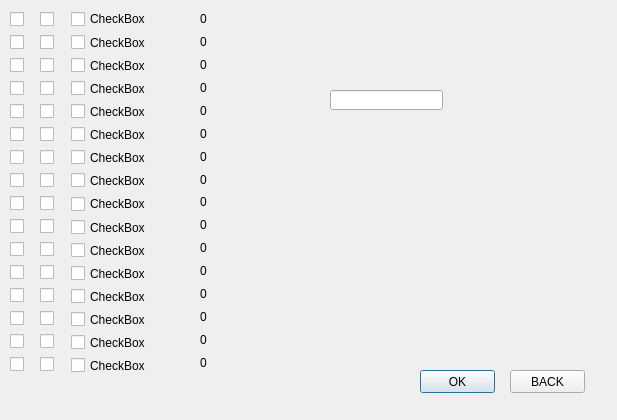
<?xml version="1.0" encoding="UTF-8"?>
<ui version="4.0">
 <class>attendenceDialog</class>
 <widget class="QDialog" name="attendenceDialog">
  <property name="geometry">
   <rect>
    <x>0</x>
    <y>0</y>
    <width>617</width>
    <height>420</height>
   </rect>
  </property>
  <property name="windowTitle">
   <string>Dialog</string>
  </property>
  <widget class="QPushButton" name="ok">
   <property name="geometry">
    <rect>
     <x>420</x>
     <y>370</y>
     <width>75</width>
     <height>23</height>
    </rect>
   </property>
   <property name="text">
    <string>OK</string>
   </property>
  </widget>
  <widget class="QPushButton" name="back">
   <property name="geometry">
    <rect>
     <x>510</x>
     <y>370</y>
     <width>75</width>
     <height>23</height>
    </rect>
   </property>
   <property name="text">
    <string>BACK</string>
   </property>
  </widget>
  <widget class="QLineEdit" name="lineEdit">
   <property name="geometry">
    <rect>
     <x>330</x>
     <y>90</y>
     <width>113</width>
     <height>20</height>
    </rect>
   </property>
  </widget>
  <widget class="QWidget" name="layoutWidget">
   <property name="geometry">
    <rect>
     <x>71</x>
     <y>10</y>
     <width>111</width>
     <height>364</height>
    </rect>
   </property>
   <layout class="QVBoxLayout" name="verticalLayout">
    <item>
     <widget class="QCheckBox" name="checkBox">
      <property name="text">
       <string>CheckBox</string>
      </property>
     </widget>
    </item>
    <item>
     <widget class="QCheckBox" name="checkBox_2">
      <property name="text">
       <string>CheckBox</string>
      </property>
     </widget>
    </item>
    <item>
     <widget class="QCheckBox" name="checkBox_3">
      <property name="text">
       <string>CheckBox</string>
      </property>
     </widget>
    </item>
    <item>
     <widget class="QCheckBox" name="checkBox_4">
      <property name="text">
       <string>CheckBox</string>
      </property>
     </widget>
    </item>
    <item>
     <widget class="QCheckBox" name="checkBox_5">
      <property name="text">
       <string>CheckBox</string>
      </property>
     </widget>
    </item>
    <item>
     <widget class="QCheckBox" name="checkBox_6">
      <property name="text">
       <string>CheckBox</string>
      </property>
     </widget>
    </item>
    <item>
     <widget class="QCheckBox" name="checkBox_7">
      <property name="text">
       <string>CheckBox</string>
      </property>
     </widget>
    </item>
    <item>
     <widget class="QCheckBox" name="checkBox_8">
      <property name="text">
       <string>CheckBox</string>
      </property>
     </widget>
    </item>
    <item>
     <widget class="QCheckBox" name="checkBox_9">
      <property name="text">
       <string>CheckBox</string>
      </property>
     </widget>
    </item>
    <item>
     <widget class="QCheckBox" name="checkBox_10">
      <property name="text">
       <string>CheckBox</string>
      </property>
     </widget>
    </item>
    <item>
     <widget class="QCheckBox" name="checkBox_11">
      <property name="text">
       <string>CheckBox</string>
      </property>
     </widget>
    </item>
    <item>
     <widget class="QCheckBox" name="checkBox_12">
      <property name="text">
       <string>CheckBox</string>
      </property>
     </widget>
    </item>
    <item>
     <widget class="QCheckBox" name="checkBox_13">
      <property name="text">
       <string>CheckBox</string>
      </property>
     </widget>
    </item>
    <item>
     <widget class="QCheckBox" name="checkBox_14">
      <property name="text">
       <string>CheckBox</string>
      </property>
     </widget>
    </item>
    <item>
     <widget class="QCheckBox" name="checkBox_15">
      <property name="text">
       <string>CheckBox</string>
      </property>
     </widget>
    </item>
    <item>
     <widget class="QCheckBox" name="checkBox_16">
      <property name="text">
       <string>CheckBox</string>
      </property>
     </widget>
    </item>
   </layout>
  </widget>
  <widget class="QWidget" name="layoutWidget">
   <property name="geometry">
    <rect>
     <x>200</x>
     <y>10</y>
     <width>81</width>
     <height>361</height>
    </rect>
   </property>
   <layout class="QVBoxLayout" name="verticalLayout_2">
    <item>
     <widget class="QLabel" name="label">
      <property name="text">
       <string>0</string>
      </property>
     </widget>
    </item>
    <item>
     <widget class="QLabel" name="label_2">
      <property name="text">
       <string>0</string>
      </property>
     </widget>
    </item>
    <item>
     <widget class="QLabel" name="label_3">
      <property name="text">
       <string>0</string>
      </property>
     </widget>
    </item>
    <item>
     <widget class="QLabel" name="label_4">
      <property name="text">
       <string>0</string>
      </property>
     </widget>
    </item>
    <item>
     <widget class="QLabel" name="label_5">
      <property name="text">
       <string>0</string>
      </property>
     </widget>
    </item>
    <item>
     <widget class="QLabel" name="label_6">
      <property name="text">
       <string>0</string>
      </property>
     </widget>
    </item>
    <item>
     <widget class="QLabel" name="label_7">
      <property name="text">
       <string>0</string>
      </property>
     </widget>
    </item>
    <item>
     <widget class="QLabel" name="label_8">
      <property name="text">
       <string>0</string>
      </property>
     </widget>
    </item>
    <item>
     <widget class="QLabel" name="label_9">
      <property name="text">
       <string>0</string>
      </property>
     </widget>
    </item>
    <item>
     <widget class="QLabel" name="label_10">
      <property name="text">
       <string>0</string>
      </property>
     </widget>
    </item>
    <item>
     <widget class="QLabel" name="label_11">
      <property name="text">
       <string>0</string>
      </property>
     </widget>
    </item>
    <item>
     <widget class="QLabel" name="label_12">
      <property name="text">
       <string>0</string>
      </property>
     </widget>
    </item>
    <item>
     <widget class="QLabel" name="label_13">
      <property name="text">
       <string>0</string>
      </property>
     </widget>
    </item>
    <item>
     <widget class="QLabel" name="label_14">
      <property name="text">
       <string>0</string>
      </property>
     </widget>
    </item>
    <item>
     <widget class="QLabel" name="label_15">
      <property name="text">
       <string>0</string>
      </property>
     </widget>
    </item>
    <item>
     <widget class="QLabel" name="label_16">
      <property name="text">
       <string>0</string>
      </property>
     </widget>
    </item>
   </layout>
  </widget>
  <widget class="QWidget" name="layoutWidget_2">
   <property name="geometry">
    <rect>
     <x>40</x>
     <y>10</y>
     <width>16</width>
     <height>371</height>
    </rect>
   </property>
   <layout class="QVBoxLayout" name="verticalLayout_3">
    <item>
     <widget class="QCheckBox" name="checkBox_17">
      <property name="text">
       <string/>
      </property>
     </widget>
    </item>
    <item>
     <widget class="QCheckBox" name="checkBox_18">
      <property name="text">
       <string/>
      </property>
     </widget>
    </item>
    <item>
     <widget class="QCheckBox" name="checkBox_19">
      <property name="text">
       <string/>
      </property>
     </widget>
    </item>
    <item>
     <widget class="QCheckBox" name="checkBox_20">
      <property name="text">
       <string/>
      </property>
     </widget>
    </item>
    <item>
     <widget class="QCheckBox" name="checkBox_21">
      <property name="text">
       <string/>
      </property>
     </widget>
    </item>
    <item>
     <widget class="QCheckBox" name="checkBox_22">
      <property name="text">
       <string/>
      </property>
     </widget>
    </item>
    <item>
     <widget class="QCheckBox" name="checkBox_23">
      <property name="text">
       <string/>
      </property>
     </widget>
    </item>
    <item>
     <widget class="QCheckBox" name="checkBox_24">
      <property name="text">
       <string/>
      </property>
     </widget>
    </item>
    <item>
     <widget class="QCheckBox" name="checkBox_25">
      <property name="text">
       <string/>
      </property>
     </widget>
    </item>
    <item>
     <widget class="QCheckBox" name="checkBox_26">
      <property name="text">
       <string/>
      </property>
     </widget>
    </item>
    <item>
     <widget class="QCheckBox" name="checkBox_27">
      <property name="text">
       <string/>
      </property>
     </widget>
    </item>
    <item>
     <widget class="QCheckBox" name="checkBox_28">
      <property name="text">
       <string/>
      </property>
     </widget>
    </item>
    <item>
     <widget class="QCheckBox" name="checkBox_29">
      <property name="text">
       <string/>
      </property>
     </widget>
    </item>
    <item>
     <widget class="QCheckBox" name="checkBox_30">
      <property name="text">
       <string/>
      </property>
     </widget>
    </item>
    <item>
     <widget class="QCheckBox" name="checkBox_31">
      <property name="text">
       <string/>
      </property>
     </widget>
    </item>
    <item>
     <widget class="QCheckBox" name="checkBox_32">
      <property name="text">
       <string/>
      </property>
     </widget>
    </item>
   </layout>
  </widget>
  <widget class="QWidget" name="layoutWidget_3">
   <property name="geometry">
    <rect>
     <x>10</x>
     <y>10</y>
     <width>16</width>
     <height>371</height>
    </rect>
   </property>
   <layout class="QVBoxLayout" name="verticalLayout_4">
    <item>
     <widget class="QCheckBox" name="checkBox_33">
      <property name="text">
       <string/>
      </property>
     </widget>
    </item>
    <item>
     <widget class="QCheckBox" name="checkBox_34">
      <property name="text">
       <string/>
      </property>
     </widget>
    </item>
    <item>
     <widget class="QCheckBox" name="checkBox_35">
      <property name="text">
       <string/>
      </property>
     </widget>
    </item>
    <item>
     <widget class="QCheckBox" name="checkBox_36">
      <property name="text">
       <string/>
      </property>
     </widget>
    </item>
    <item>
     <widget class="QCheckBox" name="checkBox_37">
      <property name="text">
       <string/>
      </property>
     </widget>
    </item>
    <item>
     <widget class="QCheckBox" name="checkBox_38">
      <property name="text">
       <string/>
      </property>
     </widget>
    </item>
    <item>
     <widget class="QCheckBox" name="checkBox_39">
      <property name="text">
       <string/>
      </property>
     </widget>
    </item>
    <item>
     <widget class="QCheckBox" name="checkBox_40">
      <property name="text">
       <string/>
      </property>
     </widget>
    </item>
    <item>
     <widget class="QCheckBox" name="checkBox_41">
      <property name="text">
       <string/>
      </property>
     </widget>
    </item>
    <item>
     <widget class="QCheckBox" name="checkBox_42">
      <property name="text">
       <string/>
      </property>
     </widget>
    </item>
    <item>
     <widget class="QCheckBox" name="checkBox_43">
      <property name="text">
       <string/>
      </property>
     </widget>
    </item>
    <item>
     <widget class="QCheckBox" name="checkBox_44">
      <property name="text">
       <string/>
      </property>
     </widget>
    </item>
    <item>
     <widget class="QCheckBox" name="checkBox_45">
      <property name="text">
       <string/>
      </property>
     </widget>
    </item>
    <item>
     <widget class="QCheckBox" name="checkBox_46">
      <property name="text">
       <string/>
      </property>
     </widget>
    </item>
    <item>
     <widget class="QCheckBox" name="checkBox_47">
      <property name="text">
       <string/>
      </property>
     </widget>
    </item>
    <item>
     <widget class="QCheckBox" name="checkBox_48">
      <property name="text">
       <string/>
      </property>
     </widget>
    </item>
   </layout>
  </widget>
 </widget>
 <resources/>
 <connections/>
</ui>
